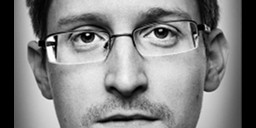
#> input picture old_stuff/snowden_passes_7.jpg, 256 x 128 px
$ python client.py
#> lines starting #> are read from the running program, lines starting #| are printed output that depends on the picture
from PIL import Image


def to_byte(bitlist):
     out = 0
     for bit in bitlist:
         out = (out << 1) | bit
     return out

def convert_image(image_path, max_brightness):
#> called with image_path = '../old_stuff/snowden_passes_7.jpg', max_brightness = 120
    inputimage = Image.open(image_path)
#> inputimage is the input picture: PIL image 256x128 RGB; min 0, max 255, mean 127.9
    w,h = inputimage.size
#> w = 256; h = 128
    if (w,h) not in ((128,64), (256,128)):
         print( "Input image must be 128x64 or 256x128 pixels!")
         return None
    if w == 256:
        #scale down to 256x64
        inputimage = inputimage.resize((256,64))
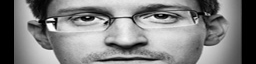
#> inputimage: PIL image 256x64 RGB; min 0, max 255, mean 127.9
        h = 64
    pixels = inputimage.load()
    columns = []
    for col in range(w):
        this_col = []
        for row in range(h):
            pixel = pixels[col,row]
            if max(pixel) >= max_brightness:
                this_col.append(1)
            else:
                this_col.append(0)
        columns.append(this_col)
#> after the loop, columns = 256 items
    return columns, w

def to_hex(byteint):
    he = hex(byteint)
    if len(he) == 3:
        return f'0x0{he[2]}'
    return he


cols, w = convert_image('../old_stuff/snowden_passes_7.jpg', 120)
#> cols = 256 items; w = 256


outcols = []
for col in cols:
    outcol = []
    printcol = ''
    for i in range(8):
        byte = col[i*8:(i*8)+8]
        printcol += ''.join(['X' if b else ' ' for b in byte])
        outcol.append(to_byte(byte))
    print(printcol)
    outcols.append(outcol)
#> this loop made 256 passes
#> after the loop, outcols = 256 items, first 6: [0, 0, 0, 0, 0, 0, 0, 0], [0, 0, 0, 0, 0, 0, 0, 0], [0, 0, 0, 0, 0, 0, 0, 0], [0, 0, 0, 0, 0, 0, 0, 0], [0, 0, 0, 0, 0, 0, 0, 0], [0, 0, 0, 0, 0, 0, 0, 0]

print("const uint8_t initial_bitmap[128][8] = {")
for outcol in outcols:
    hexstr = ', '.join([f'{to_hex(b)}' for b in outcol])
    print("{ " + hexstr + " },")
#> this loop made 256 passes
#> outcol on passes 21 to 23: [255, 255, 255, 255, 255, 255, 224, 0], [255, 255, 255, 255, 255, 255, 255, 0], [255, 255, 255, 255, 255, 255, 255, 224]
print("};")


print(w)
